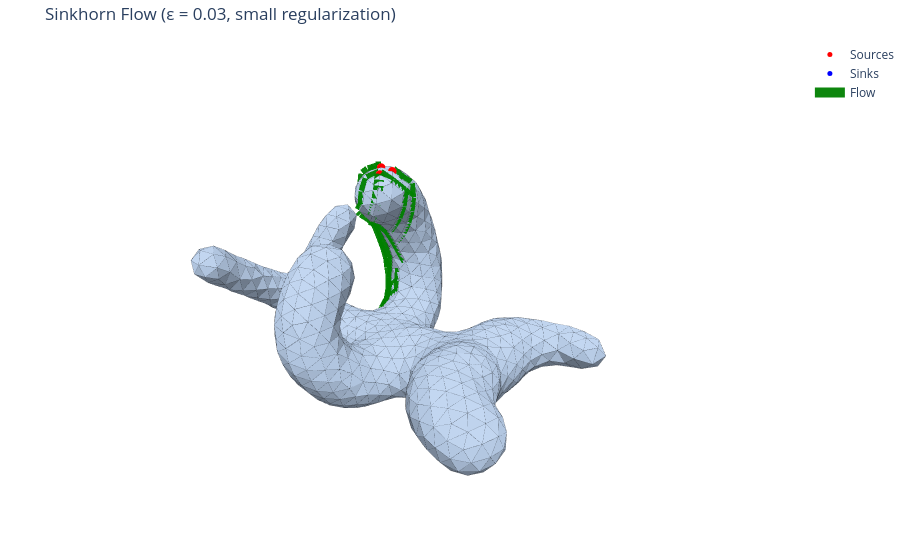

Notebook source saved alongside this figure:
### Code cell
# Visualize flow (interactive)
threshold_small = F_sinkhorn_small_dense.max() / 50
fig = plot_mesh_with_flow_interactive(
    vertices,
    faces,
    F_sinkhorn_small_dense,
    z,
    threshold=threshold_small,
    title=f"Sinkhorn Flow (ε = {epsilon_small}, small regularization)",
    flow_color='green',
    flow_width_scale=20.0,
    show_edges=True,
    edge_color='black',
    edge_width=0.45,
)
fig.show()

### Figure 1 — Plotly figure (JSON) as saved in the notebook; plotly's stock layout.template omitted (floating-point values rounded to 4 significant figures; data arrays with more than 128 entries replaced by an {"elided": "..."} marker saying what was removed)
{"data": [{"color": "lightsteelblue", "flatshading": true, "i": {"elided": "2086 int values"}, "j": {"elided": "2086 int values"}, "k": {"elided": "2086 int values"}, "lighting": {"ambient": 0.55, "diffuse": 0.85, "fresnel": 0.12, "roughness": 0.55, "specular": 0.35}, "lightposition": {"x": 220, "y": 200, "z": 350}, "name": "Mesh", "opacity": 1, "showscale": false, "type": "mesh3d", "x": {"elided": "1045 float values"}, "y": {"elided": "1045 float values"}, "z": {"elided": "1045 float values"}}, {"marker": {"color": "red", "size": 5}, "mode": "markers", "name": "Sources", "type": "scatter3d", "x": [-6.121, -8.077, -7.639], "y": [-4.047, -3.625, -5.382], "z": [16.96, 16.96, 17.1]}, {"marker": {"color": "blue", "size": 5}, "mode": "markers", "name": "Sinks", "type": "scatter3d", "x": [1.198, 0.5285, 0.07547], "y": [-3.284, -5.232, -7.249], "z": [-10.99, -11.09, -11.0]}, {"line": {"color": "black", "width": 0.45}, "mode": "lines", "name": "Edges", "showlegend": false, "type": "scatter3d", "x": {"elided": "9387 float values"}, "y": {"elided": "9387 float values"}, "z": {"elided": "9387 float values"}}, {"line": {"color": "green", "width": 20}, "mode": "lines", "name": "Flow", "opacity": 0.95, "showlegend": true, "type": "scatter3d", "x": {"elided": "261 float values"}, "y": {"elided": "261 float values"}, "z": {"elided": "261 float values"}}], "layout": {"margin": {"b": 0, "l": 0, "r": 0, "t": 40}, "scene": {"aspectmode": "data", "xaxis": {"visible": false}, "yaxis": {"visible": false}, "zaxis": {"visible": false}}, "title": {"text": "Sinkhorn Flow (ε = 0.03, small regularization)"}}}
